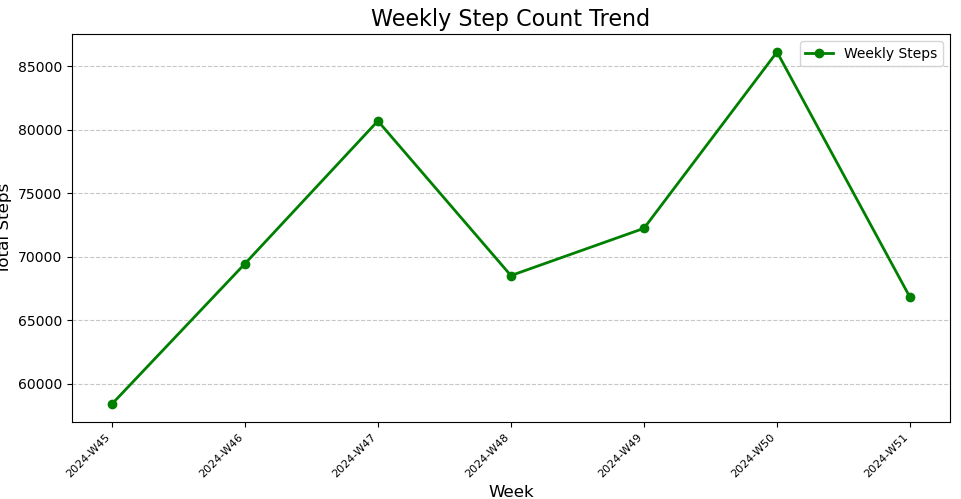

Python code for this plot:
import matplotlib.pyplot as plt
import datetime
from collections import defaultdict

# Günlük adım sayısı verilerinin bulunduğu dosya yolu
file_path = r"C:\Users\alide\OneDrive - sabanciuniv.edu\Masaüstü\daily_steps_output.txt"

# Günlük adım sayılarını okuma ve haftalık bazda gruplama
weekly_steps = defaultdict(int)

try:
    with open(file_path, "r") as file:
        for line in file:
            parts = line.strip().split(", ")
            if len(parts) == 2:
                date_str = parts[0].split(": ")[1]
                steps = int(parts[1].split(": ")[1])
                date = datetime.datetime.strptime(date_str, "%Y-%m-%d").date()
                week = date.strftime("%Y-W%U")  # Haftalık bazda gruplama (Yıl-Hafta numarası)
                weekly_steps[week] += steps

    # Haftaları ve toplam adım sayılarını sıralama
    sorted_weeks = sorted(weekly_steps.keys())
    sorted_weekly_steps = [weekly_steps[week] for week in sorted_weeks]

    # Grafiği oluşturma
    plt.figure(figsize=(12, 6))
    plt.plot(sorted_weeks, sorted_weekly_steps, color='green', marker='o', linestyle='-', linewidth=2, label='Weekly Steps')

    # Grafik etiketleri ve başlık
    plt.title("Weekly Step Count Trend", fontsize=16)
    plt.xlabel("Week", fontsize=12)
    plt.ylabel("Total Steps", fontsize=12)
    plt.grid(axis='y', linestyle='--', alpha=0.7)
    plt.xticks(rotation=45, fontsize=8, ha='right')
    plt.legend()

    # Grafik düzenlemesi
    plt.tight_layout()
    plt.show()

except FileNotFoundError:
    print(f"Dosya bulunamadı: {file_path}")
except Exception as e:
    print(f"Bir hata oluştu: {e}")
